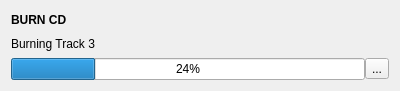
<?xml version="1.0" encoding="UTF-8"?>
<ui version="4.0">
 <class>BurnJobWidget</class>
 <widget class="QWidget" name="BurnJobWidget">
  <property name="geometry">
   <rect>
    <x>0</x>
    <y>0</y>
    <width>400</width>
    <height>91</height>
   </rect>
  </property>
  <property name="windowTitle">
   <string>Form</string>
  </property>
  <layout class="QVBoxLayout" name="verticalLayout">
   <item>
    <widget class="QLabel" name="label">
     <property name="font">
      <font>
       <weight>75</weight>
       <bold>true</bold>
      </font>
     </property>
     <property name="text">
      <string>BURN CD</string>
     </property>
    </widget>
   </item>
   <item>
    <widget class="QLabel" name="statusLabel">
     <property name="text">
      <string notr="true">Burning Track 3</string>
     </property>
    </widget>
   </item>
   <item>
    <layout class="QHBoxLayout" name="horizontalLayout">
     <property name="spacing">
      <number>0</number>
     </property>
     <item>
      <widget class="QProgressBar" name="progressBar">
       <property name="value">
        <number>24</number>
       </property>
      </widget>
     </item>
     <item>
      <widget class="QToolButton" name="cancelButton">
       <property name="text">
        <string>...</string>
       </property>
       <property name="icon">
        <iconset theme="dialog-cancel">
         <normaloff>../PhononPlugin</normaloff>../PhononPlugin</iconset>
       </property>
      </widget>
     </item>
    </layout>
   </item>
  </layout>
 </widget>
 <resources/>
 <connections/>
</ui>
